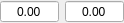
<?xml version="1.0" encoding="UTF-8"?>
<ui version="4.0">
 <class>trakem2_xy_selector</class>
 <widget class="QWidget" name="trakem2_xy_selector">
  <property name="geometry">
   <rect>
    <x>0</x>
    <y>0</y>
    <width>104</width>
    <height>19</height>
   </rect>
  </property>
  <property name="windowTitle">
   <string>Form</string>
  </property>
  <layout class="QHBoxLayout" name="horizontalLayout">
   <property name="leftMargin">
    <number>0</number>
   </property>
   <property name="topMargin">
    <number>0</number>
   </property>
   <property name="rightMargin">
    <number>0</number>
   </property>
   <property name="bottomMargin">
    <number>0</number>
   </property>
   <item>
    <widget class="QDoubleSpinBox" name="qsbx">
     <property name="toolTip">
      <string>X</string>
     </property>
     <property name="alignment">
      <set>Qt::AlignCenter</set>
     </property>
     <property name="readOnly">
      <bool>true</bool>
     </property>
     <property name="buttonSymbols">
      <enum>QAbstractSpinBox::NoButtons</enum>
     </property>
     <property name="minimum">
      <double>-9999.989999999999782</double>
     </property>
     <property name="maximum">
      <double>9999.989999999999782</double>
     </property>
    </widget>
   </item>
   <item>
    <widget class="QDoubleSpinBox" name="qsby">
     <property name="toolTip">
      <string>Y</string>
     </property>
     <property name="alignment">
      <set>Qt::AlignCenter</set>
     </property>
     <property name="readOnly">
      <bool>true</bool>
     </property>
     <property name="buttonSymbols">
      <enum>QAbstractSpinBox::NoButtons</enum>
     </property>
     <property name="minimum">
      <double>-9999.989999999999782</double>
     </property>
     <property name="maximum">
      <double>9999.989999999999782</double>
     </property>
    </widget>
   </item>
  </layout>
 </widget>
 <resources/>
 <connections/>
</ui>
